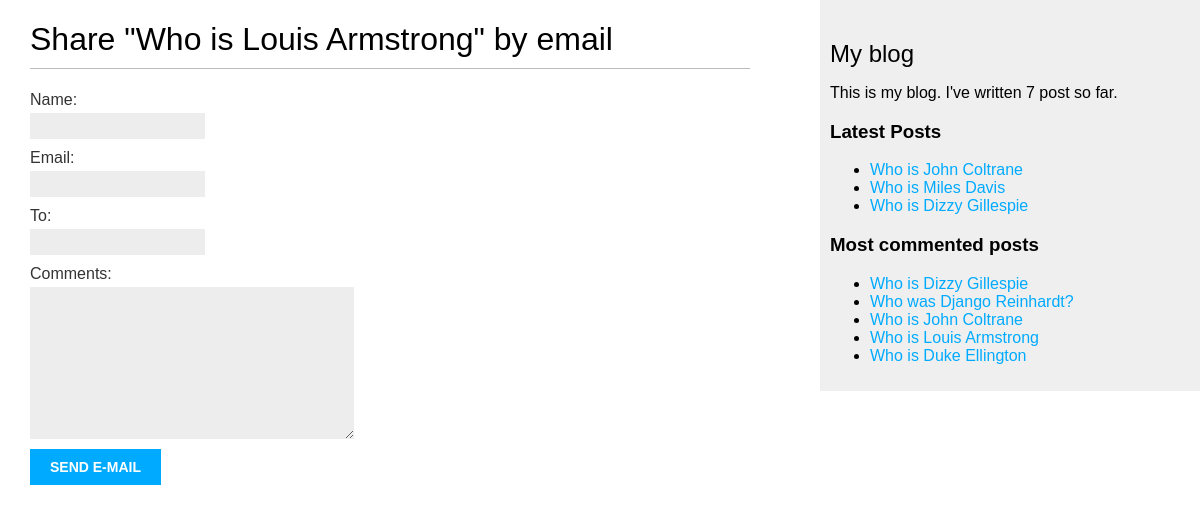
The app's page /blog/3/share/, older data.
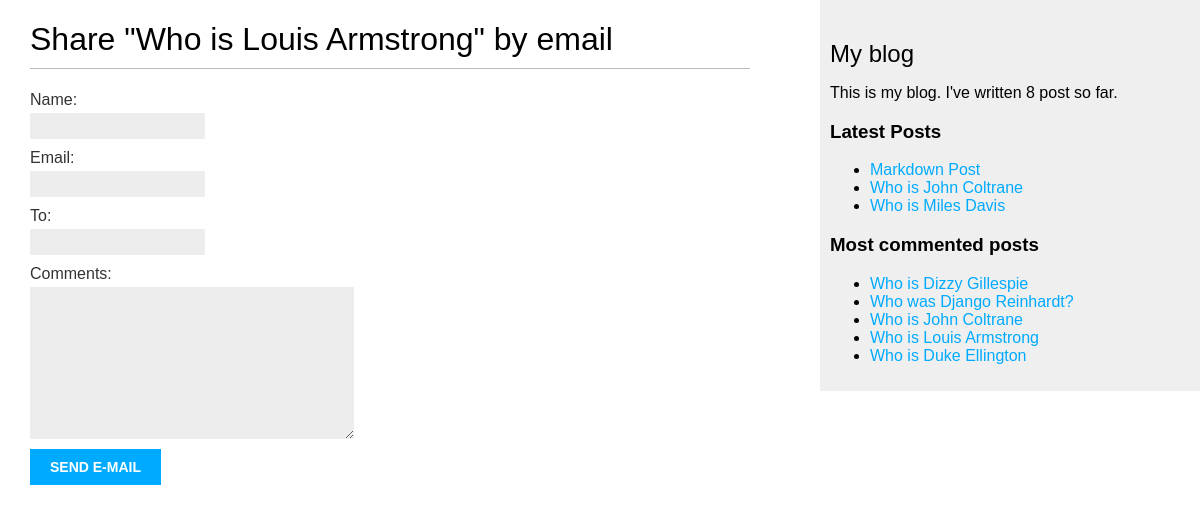
The same page, newer data.
### blog/models.py (models this page shows, shortened)
class Post(models.Model):
    class Status(models.TextChoices):
        DRAFT = 'DF', 'Draft'
        PUBLISHED = 'PB', 'Published'
    title = models.CharField(max_length=250)
    slug = models.SlugField(max_length=250, unique_for_date='publish')
    author = models.ForeignKey(User, on_delete=models.CASCADE, related_name='blog_posts')
    body = models.TextField()
    publish = models.DateTimeField(default=timezone.now)
    created = models.DateTimeField(auto_now_add=True)
    update = models.DateTimeField(auto_now=True)
    status = models.CharField(max_length=2, choices=Status.choices,
                              default=Status.DRAFT)
    tags = TaggableManager()
    objects = models.Manager()
    published = PublishedManager()
    class Meta:
        ordering = ['-publish']
        indexes = [
            models.Index(fields=['-publish']),
        ]
    def get_absolute_url(self):
        return reverse('blog:post_detail', args=[self.publish.year,
                                                 self.publish.month,
                                                 self.publish.day,
                                                 self.slug])

### blog/views.py (the view)
# urls.py: path('<int:post_id>/share/', views.post_share, name = 'post_share'),
def post_share(request, post_id):
    post = get_object_or_404(Post, id = post_id, status = Post.Status.PUBLISHED)
    sent = False
    if request.method == 'POST':
        form = EmailPostForm(request.POST)
        if form.is_valid():
            cd = form.cleaned_data
            post_url = request.build_absolute_uri(post.get_absolute_url())
            subject = f"{cd['name']} recommends you read '{post.title}'"
            message = f"Read {post.title} at {post_url}\n\n" \
                      f"{cd['name']}\'s comments: {cd['comments']}"
            send_mail(subject, message, 'some@some.com', [cd['to']])
            sent = True
    else:
        form = EmailPostForm()
    return render(request, 'blog/post/share.html', {'post': post, 'form': form,
                                                    'sent': sent})

### blog/forms.py
class EmailPostForm(forms.Form):
    name = forms.CharField(max_length=25)
    email = forms.EmailField()
    to = forms.EmailField()
    comments = forms.CharField(required=False, widget=forms.Textarea)

### blog/models.py (called while the page is built)
    def get_queryset(self):
        return super().get_queryset().filter(status=Post.Status.PUBLISHED)

### blog/templatetags/blog_tags.py (called while the page is built)
@register.simple_tag
def total_posts():
    return Post.published.count()

@register.inclusion_tag('blog/post/latest_posts.html')
def show_latest_posts(count=5):
    latest_posts = Post.published.order_by('-publish')[:count]
    return {'latest_posts': latest_posts}

@register.simple_tag
def get_most_commented_posts(count=5):
    return Post.published.annotate(
        total_comments=Count('comments')
    ).order_by('-total_comments')[:count]

### blog/templates/blog/post/share.html (shortened to what this page needs)
{% extends "blog/base.html" %}
{% block content %}
    {% if sent %}
        <h1>E-mail successfully sent</h1>
        <p>"{{ post.title }}" was successfully send to {{ form.cleaned_data.to }}. </p>
    {% else %}
        <h1>Share "{{ post.title }}" by email </h1>
        <form method="post">
            {{ form.as_p }}
            <input type="submit" value="Send e-mail">
        </form>
    {% endif %}
{% endblock %}

### blog/templates/blog/base.html (shortened to what this page needs)
{% load blog_tags %}
{% load static %}
<!DOCTYPE html>
<html lang="en">
<head>
    <link rel="stylesheet" href="{% static 'css/blog.css' %}">
</head>
<body>
    <div id="content">
        {% block content %}
        {% endblock %}
    </div>
    <div id="sidebar">
        <h2>My blog</h2>
        <p>
            This is my blog.
            I've written {% total_posts %} post so far.
        </p>
        <h3>Latest Posts</h3>
        {% show_latest_posts 3%}
        <h3>Most commented posts</h3>
        {% get_most_commented_posts as most_commented_posts %}
        <ul>
            {% for post in most_commented_posts %}
                <li>
                    <a href="{{ post.get_absolute_url }}">{{ post.title }}</a>
                </li>
            {% endfor %}
        </ul>
    </div>
</body>
</html>

### blog/templates/blog/post/latest_posts.html
<ul>
    {% for post in latest_posts %}
        <li>
            <a href="{{ post.get_absolute_url }}">{{ post.title }}</a>
        </li>
    {% endfor %}
</ul>

Row changes from the older to the newer data that the page shows:
no longer on one of the page's lists (row unchanged): Post: title "Who is Dizzy Gillespie"
added Post: title "Markdown Post", shown under "Latest Posts"
Text that changed along with them:
text no longer shown: "7"
text now shown: "8"
